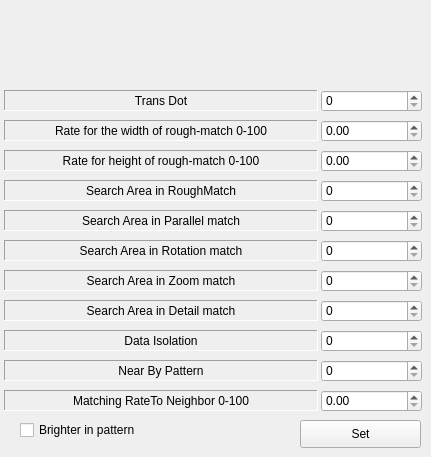
     <widget class="QWidget" name="LikeManual">
      <widget class="QSpinBox" name="spinBoxTransDot">
       <property name="geometry">
        <rect>
         <x>321</x>
         <y>90</y>
         <width>101</width>
         <height>22</height>
        </rect>
       </property>
       <property name="maximum">
        <number>999999999</number>
       </property>
      </widget>
      <widget class="QLabel" name="label_13">
       <property name="geometry">
        <rect>
         <x>4</x>
         <y>90</y>
         <width>314</width>
         <height>21</height>
        </rect>
       </property>
       <property name="frameShape">
        <enum>QFrame::Panel</enum>
       </property>
       <property name="frameShadow">
        <enum>QFrame::Sunken</enum>
       </property>
       <property name="text">
        <string>Trans Dot</string>
       </property>
       <property name="alignment">
        <set>Qt::AlignCenter</set>
       </property>
      </widget>
      <widget class="QLabel" name="label_14">
       <property name="geometry">
        <rect>
         <x>4</x>
         <y>120</y>
         <width>314</width>
         <height>21</height>
        </rect>
       </property>
       <property name="frameShape">
        <enum>QFrame::Panel</enum>
       </property>
       <property name="frameShadow">
        <enum>QFrame::Sunken</enum>
       </property>
       <property name="text">
        <string>Rate for the width of rough-match 0-100</string>
       </property>
       <property name="alignment">
        <set>Qt::AlignCenter</set>
       </property>
      </widget>
      <widget class="QDoubleSpinBox" name="doubleSpinBoxRoughMatchAreaWidthRate">
       <property name="geometry">
        <rect>
         <x>321</x>
         <y>120</y>
         <width>101</width>
         <height>22</height>
        </rect>
       </property>
      </widget>
      <widget class="QDoubleSpinBox" name="doubleSpinBoxRoughMatchAreaHeightRate">
       <property name="geometry">
        <rect>
         <x>321</x>
         <y>150</y>
         <width>101</width>
         <height>22</height>
        </rect>
       </property>
      </widget>
      <widget class="QLabel" name="label_15">
       <property name="geometry">
        <rect>
         <x>4</x>
         <y>150</y>
         <width>314</width>
         <height>21</height>
        </rect>
       </property>
       <property name="frameShape">
        <enum>QFrame::Panel</enum>
       </property>
       <property name="frameShadow">
        <enum>QFrame::Sunken</enum>
       </property>
       <property name="text">
        <string>Rate for height of rough-match 0-100</string>
       </property>
       <property name="alignment">
        <set>Qt::AlignCenter</set>
       </property>
      </widget>
      <widget class="QPushButton" name="pushButtonSetForAutoMatch">
       <property name="geometry">
        <rect>
         <x>300</x>
         <y>420</y>
         <width>121</width>
         <height>28</height>
        </rect>
       </property>
       <property name="text">
        <string>Set</string>
       </property>
       <property name="icon">
        <iconset resource="PropertyGerberFast.qrc">
         <normaloff>:/Qtres/Setting.png</normaloff>:/Qtres/Setting.png</iconset>
       </property>
      </widget>
      <widget class="QLabel" name="label_16">
       <property name="geometry">
        <rect>
         <x>4</x>
         <y>180</y>
         <width>314</width>
         <height>21</height>
        </rect>
       </property>
       <property name="frameShape">
        <enum>QFrame::Panel</enum>
       </property>
       <property name="frameShadow">
        <enum>QFrame::Sunken</enum>
       </property>
       <property name="text">
        <string>Search Area in RoughMatch</string>
       </property>
       <property name="alignment">
        <set>Qt::AlignCenter</set>
       </property>
      </widget>
      <widget class="QSpinBox" name="spinBoxSearchAreaRoughMatch">
       <property name="geometry">
        <rect>
         <x>321</x>
         <y>180</y>
         <width>101</width>
         <height>22</height>
        </rect>
       </property>
       <property name="maximum">
        <number>999999999</number>
       </property>
      </widget>
      <widget class="QSpinBox" name="spinBoxSearchAreaParallelMatch">
       <property name="geometry">
        <rect>
         <x>321</x>
         <y>210</y>
         <width>101</width>
         <height>22</height>
        </rect>
       </property>
       <property name="maximum">
        <number>999999999</number>
       </property>
      </widget>
      <widget class="QLabel" name="label_17">
       <property name="geometry">
        <rect>
         <x>4</x>
         <y>210</y>
         <width>314</width>
         <height>21</height>
        </rect>
       </property>
       <property name="frameShape">
        <enum>QFrame::Panel</enum>
       </property>
       <property name="frameShadow">
        <enum>QFrame::Sunken</enum>
       </property>
       <property name="text">
        <string>Search Area in Parallel match</string>
       </property>
       <property name="alignment">
        <set>Qt::AlignCenter</set>
       </property>
      </widget>
      <widget class="QSpinBox" name="spinBoxSearchAreaRotateMatch">
       <property name="geometry">
        <rect>
         <x>321</x>
         <y>240</y>
         <width>101</width>
         <height>22</height>
        </rect>
       </property>
       <property name="maximum">
        <number>999999999</number>
       </property>
      </widget>
      <widget class="QLabel" name="label_18">
       <property name="geometry">
        <rect>
         <x>4</x>
         <y>240</y>
         <width>314</width>
         <height>21</height>
        </rect>
       </property>
       <property name="frameShape">
        <enum>QFrame::Panel</enum>
       </property>
       <property name="frameShadow">
        <enum>QFrame::Sunken</enum>
       </property>
       <property name="text">
        <string>Search Area in Rotation match</string>
       </property>
       <property name="alignment">
        <set>Qt::AlignCenter</set>
       </property>
      </widget>
      <widget class="QLabel" name="label_19">
       <property name="geometry">
        <rect>
         <x>4</x>
         <y>270</y>
         <width>314</width>
         <height>21</height>
        </rect>
       </property>
       <property name="frameShape">
        <enum>QFrame::Panel</enum>
       </property>
       <property name="frameShadow">
        <enum>QFrame::Sunken</enum>
       </property>
       <property name="text">
        <string>Search Area in Zoom match</string>
       </property>
       <property name="alignment">
        <set>Qt::AlignCenter</set>
       </property>
      </widget>
      <widget class="QSpinBox" name="spinBoxSearchAreaZoomMatch">
       <property name="geometry">
        <rect>
         <x>321</x>
         <y>270</y>
         <width>101</width>
         <height>22</height>
        </rect>
       </property>
       <property name="maximum">
        <number>999999999</number>
       </property>
      </widget>
      <widget class="QLabel" name="label_20">
       <property name="geometry">
        <rect>
         <x>4</x>
         <y>300</y>
         <width>314</width>
         <height>21</height>
        </rect>
       </property>
       <property name="frameShape">
        <enum>QFrame::Panel</enum>
       </property>
       <property name="frameShadow">
        <enum>QFrame::Sunken</enum>
       </property>
       <property name="text">
        <string>Search Area in Detail match</string>
       </property>
       <property name="alignment">
        <set>Qt::AlignCenter</set>
       </property>
      </widget>
      <widget class="QSpinBox" name="spinBoxSearchAreaMatchDetail">
       <property name="geometry">
        <rect>
         <x>321</x>
         <y>300</y>
         <width>101</width>
         <height>22</height>
        </rect>
       </property>
       <property name="maximum">
        <number>999999999</number>
       </property>
      </widget>
      <widget class="QSpinBox" name="spinBoxDataIsolation">
       <property name="geometry">
        <rect>
         <x>321</x>
         <y>330</y>
         <width>101</width>
         <height>22</height>
        </rect>
       </property>
       <property name="maximum">
        <number>999999999</number>
       </property>
      </widget>
      <widget class="QLabel" name="label_21">
       <property name="geometry">
        <rect>
         <x>4</x>
         <y>330</y>
         <width>314</width>
         <height>21</height>
        </rect>
       </property>
       <property name="frameShape">
        <enum>QFrame::Panel</enum>
       </property>
       <property name="frameShadow">
        <enum>QFrame::Sunken</enum>
       </property>
       <property name="text">
        <string>Data Isolation</string>
       </property>
       <property name="alignment">
        <set>Qt::AlignCenter</set>
       </property>
      </widget>
      <widget class="QLabel" name="label_22">
       <property name="geometry">
        <rect>
         <x>4</x>
         <y>360</y>
         <width>314</width>
         <height>21</height>
        </rect>
       </property>
       <property name="frameShape">
        <enum>QFrame::Panel</enum>
       </property>
       <property name="frameShadow">
        <enum>QFrame::Sunken</enum>
       </property>
       <property name="text">
        <string>Near By Pattern</string>
       </property>
       <property name="alignment">
        <set>Qt::AlignCenter</set>
       </property>
      </widget>
      <widget class="QSpinBox" name="spinBoxNearByPattern">
       <property name="geometry">
        <rect>
         <x>321</x>
         <y>360</y>
         <width>101</width>
         <height>22</height>
        </rect>
       </property>
       <property name="maximum">
        <number>999999999</number>
       </property>
      </widget>
      <widget class="QDoubleSpinBox" name="doubleSpinBoxMatchingRateToNeighbor">
       <property name="geometry">
        <rect>
         <x>321</x>
         <y>390</y>
         <width>101</width>
         <height>22</height>
        </rect>
       </property>
      </widget>
      <widget class="QLabel" name="label_23">
       <property name="geometry">
        <rect>
         <x>4</x>
         <y>390</y>
         <width>314</width>
         <height>21</height>
        </rect>
       </property>
       <property name="frameShape">
        <enum>QFrame::Panel</enum>
       </property>
       <property name="frameShadow">
        <enum>QFrame::Sunken</enum>
       </property>
       <property name="text">
        <string>Matching RateTo Neighbor 0-100</string>
       </property>
       <property name="alignment">
        <set>Qt::AlignCenter</set>
       </property>
      </widget>
      <widget class="QCheckBox" name="checkBoxBrighterInPattern">
       <property name="geometry">
        <rect>
         <x>20</x>
         <y>420</y>
         <width>171</width>
         <height>20</height>
        </rect>
       </property>
       <property name="text">
        <string>Brighter in pattern</string>
       </property>
      </widget>
     </widget>
